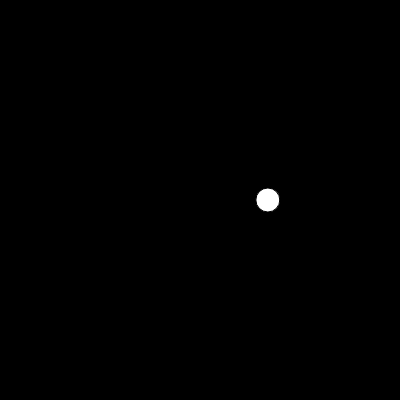
Frame 1 (no input)
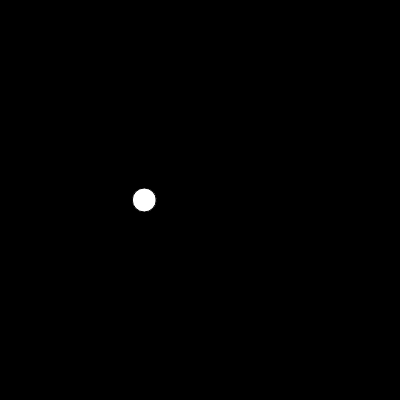
Frame 60 (no input)
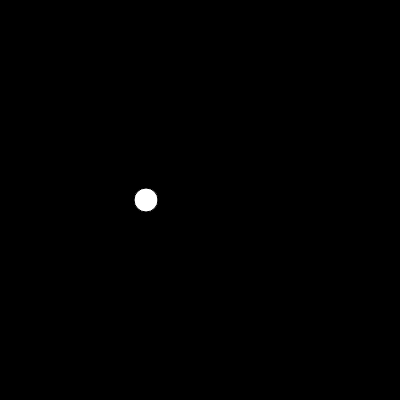
Frame 120 (the mouse pressed at the canvas centre since frame 60)

The p5.js sketch that drew these frames (run headless with seeded random() and noise() and a simulated clock; from frame 60 on, the mouse is pressed at the canvas centre):

// p5.js sketch
// ── sketch.js
let xOffset = 0;

function setup() {
  createCanvas(400, 400);
}

function draw() {
  background(0);
  const x = map(noise(xOffset), 0, 1, 0, width);

  ellipse(x, 200, 24, 24);
  
  xOffset += 0.01;
}
